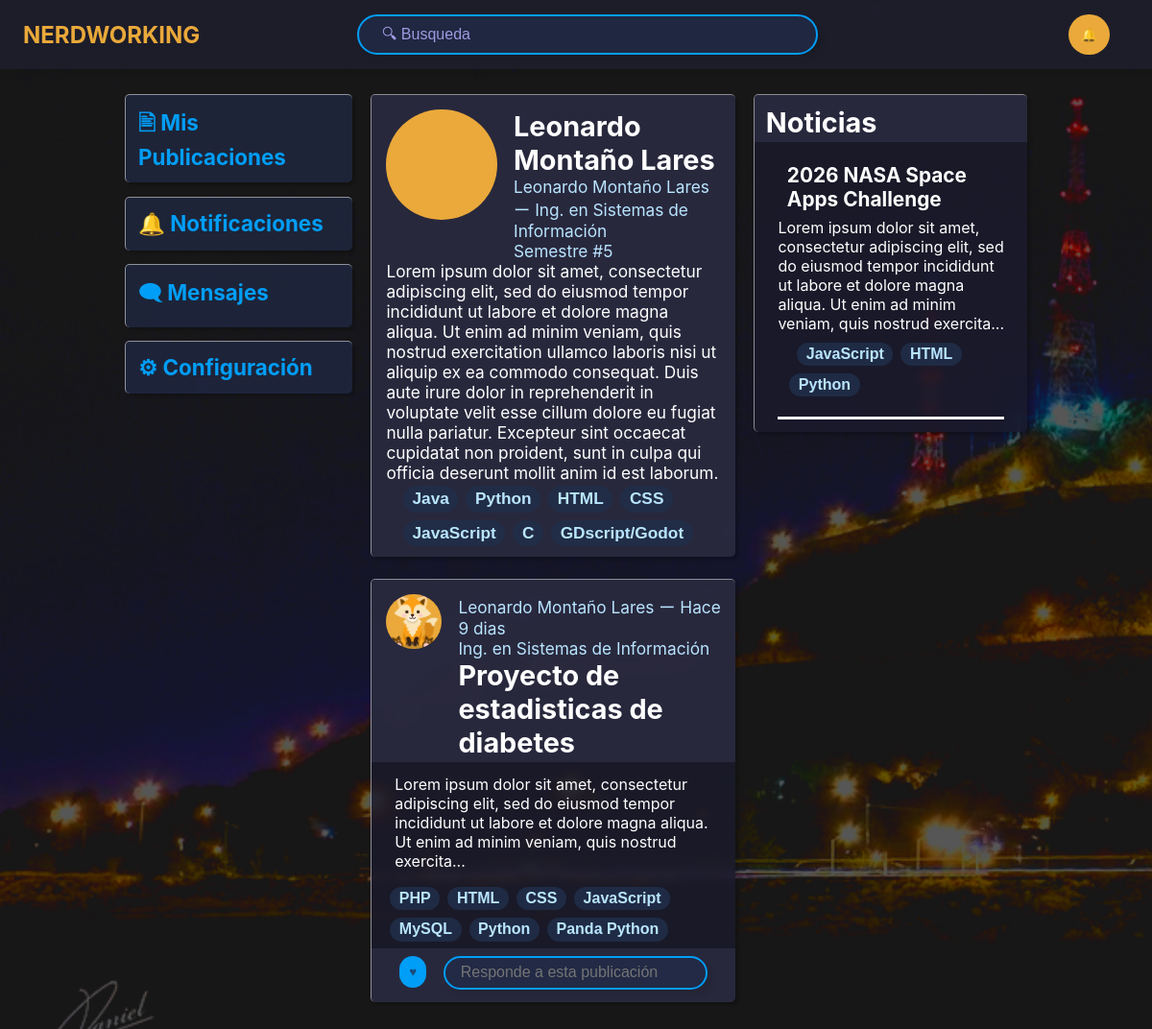
Screenshot of /userpage/224204735 with the database file from the repository.
### tables this page shows
CREATE TABLE everyman(
    id INTEGER PRIMARY KEY,
    tipo TEXT CHECK(tipo IN ('Post', 'Anuncio', 'Perfil', 'Respuesta')) NOT NULL,
    titulo TEXT NOT NULL, 
    body TEXT NOT NULL,
    creator INTEGER DEFAULT NULL,
    imgfile TEXT DEFAULT NULL,
    edited INTEGER CHECK(edited IN (0, 1)) DEFAULT 0, 
    aceptable INTEGER CHECK(aceptable IN (0, 1)) DEFAULT 0,
    FOREIGN KEY (creator) REFERENCES usuario(matricula) ON DELETE CASCADE
);

CREATE TABLE usuario(
    matricula INTEGER UNIQUE NOT NULL,
    nombres TEXT NOT NULL, 
    apepaterno TEXT NOT NULL,
    apematerno TEXT DEFAULT '',
    semestre INTEGER DEFAULT 1,
    carrera TEXT NOT NULL CHECK(carrera IN ('Arquitectura', 'Ing. Agrónomo', 'Ing. Biomédica', 'Ing. Civil', 'Ing. en Ciencias Ambientales', 'Ing. en Energías Renovables', 'Ing. en Materiales', 'Ing. en Semiconductores', 'Ing. en Sistemas de Información', 'Ing. en Tecnología Electrónica', 'Ing. Industrial y de Sistemas', 'Ing. Mecatrónica', 'Ing. Metalúrgica', 'Ing. Minero', 'Ing. Químico', 'Lic. de Químico en Alimentos', 'Lic. en Administración', 'Lic. en Administración Pública', 'Lic. en Antropología', 'Lic. en Artes Escénicas', 'Lic. en Artes Plásticas', 'Lic. en Biología', 'Lic. en Ciencias de la Computación', 'Lic. en Ciencias de la Comunicación', 'Lic. en Ciencias Genómicas', 'Lic. en Ciencias Nutricionales', 'Lic. en Contaduría Pública', 'Lic. en Cultura Física y Deporte', 'Lic. en Derecho', 'Lic. en Diseño Gráfico', 'Lic. en Economía', 'Lic. en Educación', 'Lic. en Enfermería', 'Lic. en Enseñanza del Inglés', 'Lic. en Finanzas', 'Lic. en Física', 'Lic. en Física Médica', 'Lic. en Fisioterapia', 'Lic. en Geología', 'Lic. en Historia', 'Lic. en Lingüística', 'Lic. en Literaturas Hispánicas', 'Lic. en Logística', 'Lic. en Matemáticas', 'Lic. en Mercadotecnia', 'Lic. en Música', 'Lic. en Negocios y Comercio Internacionales', 'Lic. en Odontología', 'Lic. en Psicología', 'Lic. en Química', 'Lic. en Seguridad Pública', 'Lic. en Sociología', 'Lic. en Sustentabilidad', 'Lic. en Trabajo Social', 'Lic. en Turismo', 'Medicina', 'Médico Veterinario Zootecnista', 'Químico Biólogo Clínico')),
    correo TEXT AS (CONCAT('a', matricula, '@unison.mx')) STORED,
    psswrd TEXT NOT NULL,
    adminuser INTEGER CHECK(adminuser IN (0, 1)) DEFAULT 0
);

CREATE TABLE tags(
    id INTEGER PRIMARY KEY,
    term TEXT NOT NULL,
    tsuku INTEGER NOT NULL,
    FOREIGN KEY (tsuku) REFERENCES everyman(id) ON DELETE CASCADE
);

### app.py (the view)
@app.route("/userpage/<int:id>")
def userpage(id):
    user, loggedin=get_user_login(session.get("matri", 0), session.get("password", ""))
    profile=get_profile(id)
    return render_template("userpage.html", title=('NERDWORKING ー ' + profile["nombre"]), user=user, loggedin=True, profile=profile, posts=get_posts_by_user(id), news=get_noticias())

### dbconn.py (called while the page is built)
def get_db():
    conn = sqlite3.connect("nerdworking.db")
    conn.row_factory = sqlite3.Row
    return conn

def monthconversion(mes):
    m = ""
    match mes:
        case 1:
            m = "ene"
        case 2:
            m = "feb"
        case 3:
            m = "mar"
        case 4:
            m = "abr"
        case 5:
            m = "may"
        case 6:
            m = "jun"
        case 7:
            m = "jul"
        case 8:
            m = "ago"
        case 9:
            m = "sep"
        case 10:
            m = "oct"
        case 11:
            m = "nov"
        case 12:
            m = "dic"
        case _:
            m = "???"
    return m

def get_noticias():
    return get_everyman("""
        SELECT n.id, n.titulo, n.body, n.imgfile
        FROM everyman n
        JOIN tiempo t ON t.everyman = n.id
        WHERE n.tipo = 'Anuncio'
        ORDER BY t.año DESC, t.mes DESC, t.dia DESC, t.hora DESC, t.min DESC, t.seg DESC;
    """, ["id", "titulo", "body", "imagen"], True, True, True)

def get_profile(id):
    return get_everyman("""
        SELECT p.id, p.titulo, p.body, p.creator, p.imgfile, CONCAT(u.nombres, ' ', u.apepaterno, ' ', u.apematerno), u.carrera
        FROM everyman p
        LEFT JOIN usuario u ON u.matricula = p.creator
        WHERE p.aceptable = 1 AND p.tipo = 'Perfil' AND p.creator = """ + str(id) + """;
    """, ["id", "titulo", "body", "creador", "imagen", "nombre", "carrera"], False, False, True)[0]

def get_posts_by_user(id):
    return get_everyman("""
        SELECT p.id, p.titulo, p.body, p.creator, p.imgfile, CONCAT(u.nombres, ' ', u.apepaterno, ' ', u.apematerno), u.carrera, img.imgfile
        FROM everyman p
        LEFT JOIN usuario u ON u.matricula = p.creator
        JOIN tiempo t ON t.everyman = p.id
        JOIN everyman img ON img.creator = p.creator
        WHERE p.aceptable = 1 AND p.tipo = 'Post' AND img.tipo = 'Perfil' AND p.creator = """ + str(id) + """
        ORDER BY t.año DESC, t.mes DESC, t.dia DESC, t.hora DESC, t.min DESC, t.seg DESC;
    """, ["id", "titulo", "body", "creador", "imagen", "nombre", "carrera", "iconfile"], True, True, True)

### templates/userpage.html
{% extends "newsonright.html" %}
{% block middle %}
    <div class="card"><div class="title">
        <div class="twoinone">
            <div class="usericon"{% if profile.imgfile == None %}style="background-image: url({{url_for('static', filename='img/icon.png')}});"{% else %} style="background-image: url({{url_for('static', filename='img/profile.imgfile')}});" {% endif %}></div>
            <div>{{profile.titulo}}<br>
            <div class="weaktext">
                <div class="superweaktext">{{profile.nombre}} ー {{profile.carrera}}<br>
                Semestre #5<br></div></div></div></div>
                <div class="weaktext">{{profile.body}}</div>
        <div class="tags" style="font-size: 60%; font-weight: lighter;">
            {% for t in profile.tags %}
                <a href="{{url_for('search_tags', search=t)}}"><button>{{ t }}</button></a>
            {% endfor %}
        </div>
    </div></div>
    {% for p in posts %}
        <div class="card post" onclick="window.location.href = '/post/' + {{p.id}};">
            <div class="title"><div class="twoinone">
                <a onclick="event.stopPropagation();" href="{{url_for('userpage', id=p.creador)}}"><div {% if p.iconfile == None %}style="background-image: url({{url_for('static', filename='img/icon.png')}});"{% else %} style="background-image: url({{url_for('static', filename='img/p.iconfile')}});" {% endif %} class="usericon" onclick="event.stopPropagation();"></div></a>
                <div><a onclick="event.stopPropagation();" href="{{url_for('userpage', id=p.creador)}}"><div class="weaktext superweaktext">{{p.nombre}} ー {{p.tiempo}}<br>{{p.carrera}}</div></a>{{p.titulo}}</div>
            </div></div>
            <div class="bodytext">{{p.body}}</div>
            <div onclick="event.stopPropagation();"><div class="tags">
                {% for t in p.tags %}
                    <a href="{{url_for('search_tags', search=t)}}"><button>{{ t }}</button></a>
                {% endfor %}
            </div>
            {% if loggedin %}
                <div class="answer">
                    <button class="like" onclick="clicklike()">♥ <div class="meinteresa">Me interesa!</div></button>
                    <input id="answer" class="writer answerwrite" onclick="openresponsemaker('{{ p.user }}')" type="text" placeholder="Responde a esta publicación" aria-label="Search">
                </div>
            {% endif %}
        </div></div>
    {% else %}
        <div class="nobodycare">Parece que {{profile.nombre}} no tiene publicaciones...</div>
    {% endfor %}
{% endblock %}

### templates/newsonright.html
{% extends "header.html" %}
{% block posts %}
    {% block middle %}{% endblock %}
{% endblock %}
{% block news %}
    <div class="title">Noticias</div>
    {% for n in news %}
        <a href="{{url_for('noticia', id=n.id)}}"><div class="bodytext anuncio">
            <div class="title">{{ n.titulo }}</div>
            {{ n.body }}
            <div onclick="event.stopPropagation();"><div class="tags">
                {% for t in n.tags %}
                    <a href="{{url_for('search_tags', search=t)}}"><button>{{ t }}</button></a>
                {% endfor %}
            </div>
            <div class="bar"></div></div>
        </div></a>
    {% else %}
        <div class="nobodycare">Parece que no hay noticias...</div><br>
    {% endfor %}
{% endblock %}

### static/styles.css (style rules this page uses)
body { margin: 0%; background-color: rgba(21, 21, 33, 1); background-size: cover; background-attachment: fixed; box-sizing: border-box; font-family: Inter, Helvetica, "sans-serif"; }
a { text-decoration: none; color: inherit; }
a * { color: inherit; text-decoration: none; }
.writer { background-color: rgba(33, 43, 72, 0.8); border-color: rgb(0, 158, 247); backdrop-filter: blur(4px); box-shadow: 5px 5px 5px rgba(23, 23, 23, 0.2); border-radius: 150px; width: 100%; font-size: 100%; padding: 0.6em; padding-left: 1.5em; padding-right: 1.5em; border-style: solid; justify-self: center; color: rgb(205, 224, 245); box-sizing: border-box; }
.card { background-color: rgba(27, 27, 45, 0.8); backdrop-filter: blur(4px); border-radius: 5px; border-top: 1px solid rgba(255,255,255,0.5); border-left: 1px solid rgba(255,255,255,0.5); box-shadow: 3px 3px 3px rgba(0,0,0,0.2); color: #fff; margin-bottom: 6%; overflow-y: hidden; box-sizing: border-box; }
.card .title { background-color: rgba(43, 43, 64, 0.9); width: 100%; margin: 0; font-weight: bold; font-size: 180%; padding: 4%; padding-bottom: 1%; box-sizing: border-box; }
.card .bodytext { padding: 1.5em; padding-top: 0.8em; padding-bottom: 0.8em; }
.tags { padding: 5%; padding-top: 1%; padding-bottom: 2%; list-style: none; display: flex; flex-wrap: wrap; gap: 0.5rem; }
.tags button { font-size: 100%; padding: 0.2rem 0.6rem; background: rgba(33, 46, 72, 0.9); border-radius: 150px; font-weight: bold; border-style: none; color: rgb(185, 229, 255); }
.card .answer { background-color: rgba(43, 43, 64, 0.9); width: 100%; height: 3.5em; margin: 0; padding: 2%; padding-left: 4%; padding-right: 4%; box-sizing: border-box; text-align: center; }
.answerwrite { float: right; width: calc(79%);; padding: 0.4em; padding-left: 1em; padding-right: 1em; margin-right: 4%; }
.like { background-color: rgb(0, 158, 247); color: rgba(33, 43, 72, 0.7); white-space: nowrap; overflow: hidden; border-style: none; border-radius: 200px; padding: 2%; height: 2.5em; min-width: 8%; width: 8%; margin-left: 4%; float: left; font-weight: bold; }
.anuncio .tags { margin-top: 3%; }
.anuncio .title { font-size: 130%; background-color: transparent; margin-bottom: 2%; }
.bodytext.anuncio { margin-top: 0; }
.bar { height: 0.2em; width: 100%; margin-top: 1em; background-color: #fff; }
.twoinone { display: grid; grid-template-columns: 1fr 3fr; gap: 5%; }
.post .twoinone, .iteminblockage, .twoinone { grid-template-columns: 1fr 8fr; }
.usericon { width: 4em; height: 4em; border-radius: 100%; background-color: rgb(234, 169, 58); background-size: cover; }
.post .usericon, .iteminblockage .usericon { width: 2em; height: 2em; }
.weaktext { font-size: 60%; font-weight: lighter; }
.superweaktext { color: rgb(185, 229, 255); }

### rows the page displays
everyman: titulo "Leonardo Montaño Lares", nombre "Leonardo Montaño Lares", body "Lorem ipsum dolor sit amet, consectetur adipiscing elit, sed do eiusmod tempor incididunt ut labore et dolore magna aliqua. Ut enim ad minim veniam, quis nostrud exercitation ullamco laboris nisi ut aliquip ex ea commodo consequat. Duis aute irure dolor in reprehenderit in voluptate velit esse cillum dolore eu fugiat nulla pariatur. Excepteur sint occaecat cupidatat non proident, sunt in culpa qui officia deserunt mollit anim id est laborum."
usuario: carrera "Ing. en Sistemas de Información"
tags: term "Java"
tags: term "Python"
tags: term "HTML"
tags: term "CSS"
tags: term "JavaScript"
tags: term "GDscript/Godot"
everyman: nombre "Leonardo Montaño Lares", tiempo "Hace 9 dias", carrera "Ing. en Sistemas de Información", titulo "Proyecto de estadisticas de diabetes", body "Lorem ipsum dolor sit amet, consectetur adipiscing elit, sed do eiusmod tempor incididunt ut labore et dolore magna aliqua. Ut enim ad minim veniam, quis nostrud exercita..."
tags: term "PHP"
tags: term "HTML"
tags: term "CSS"
tags: term "JavaScript"
tags: term "MySQL"
tags: term "Python"
tags: term "Panda Python"
everyman: titulo "2026 NASA Space Apps Challenge", body "Lorem ipsum dolor sit amet, consectetur adipiscing elit, sed do eiusmod tempor incididunt ut labore et dolore magna aliqua. Ut enim ad minim veniam, quis nostrud exercita..."
tags: term "JavaScript"
tags: term "HTML"
tags: term "Python"

### other values shown
{{ t }} "C"
